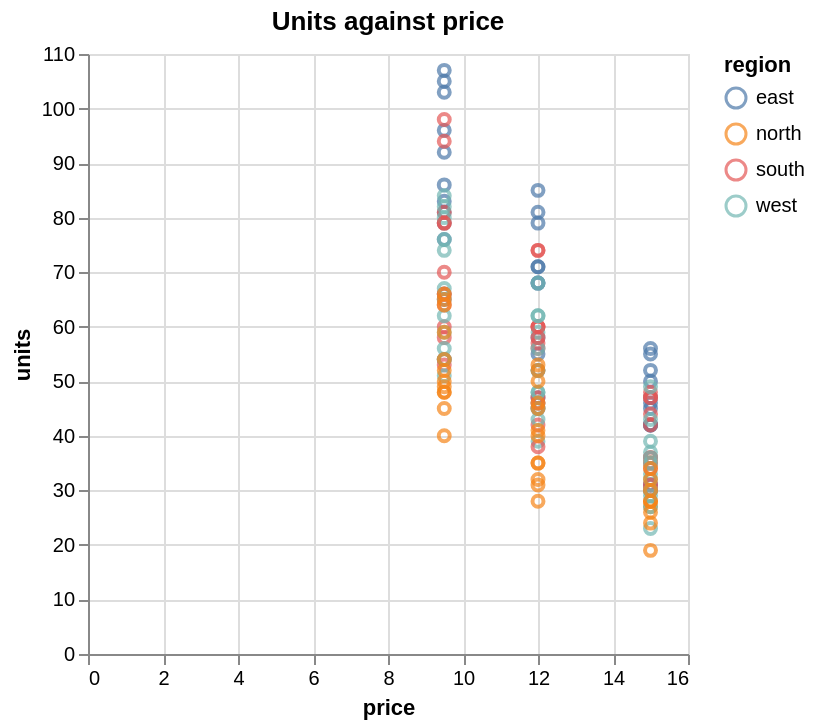

Vega-Lite specification stored for this chart:
### Vega-Lite specification from a JSON file in a GitHub repository (floating-point values rounded to 4 significant figures; data arrays with more than 128 entries replaced by an {"elided": "..."} marker saying what was removed)
{"title": "Units against price", "mark": "point", "encoding": {"x": {"field": "price", "type": "quantitative"}, "y": {"field": "units", "type": "quantitative"}, "color": {"field": "region", "type": "nominal"}}, "data": {"values": {"elided": "144 records"}}}
